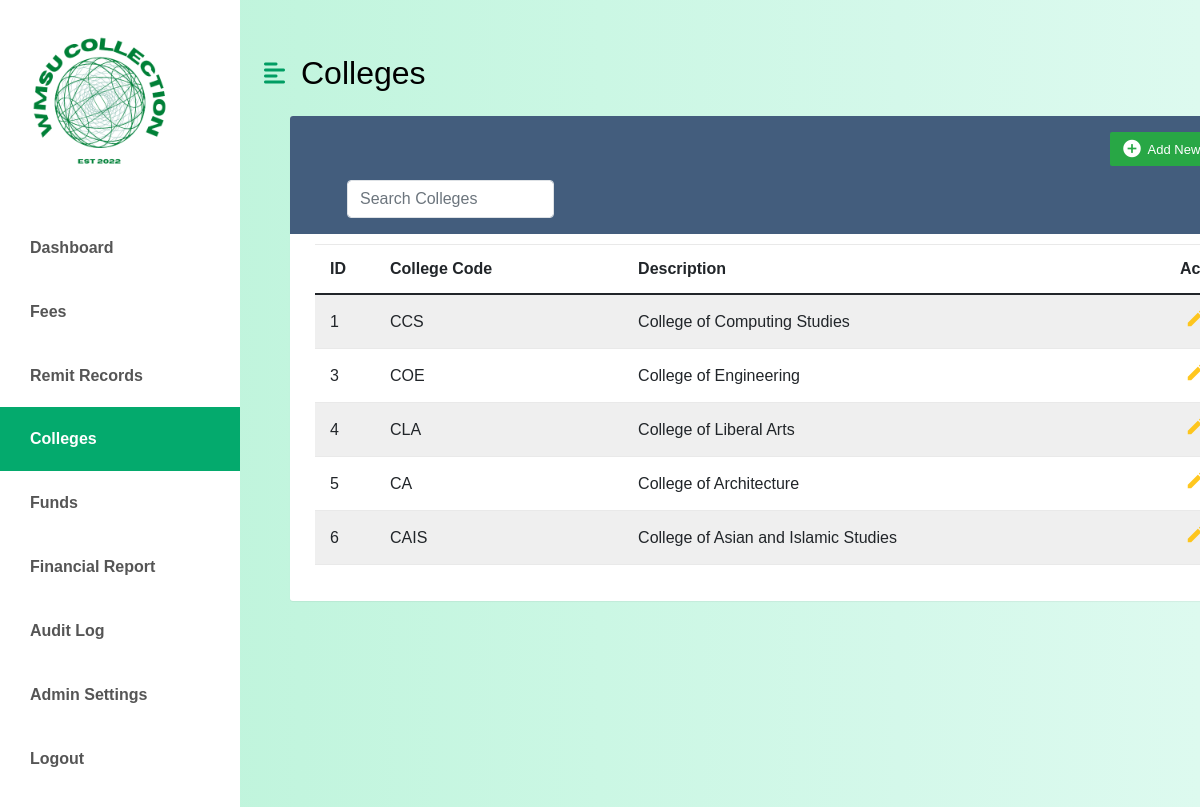
Screenshot of /college/Oldcollege.php (signed in) with the database file from the repository.
### tables this page shows
CREATE TABLE `colleges` (
  `college_id` int(11) NOT NULL,
  `college_name` varchar(100) NOT NULL,
  `college_code` varchar(10) NOT NULL
);

### classes/college.class.php (called while the page is built, shortened)
<?php
require_once 'database.class.php';
class College {
    protected $db;
    function __construct()
    {
        $this->db = new Database();
    }
    function show(){
        $sql = "SELECT * FROM `colleges` ORDER BY `colleges`.`college_id` ASC";
        $query=$this->db->connect()->prepare($sql);
        if($query->execute()){
            $data = $query->fetchAll();
        }
        return $data;
    }
}
?>

### classes/database.class.php (called while the page is built)
<?php
class Database {
    private $host = 'localhost';
    private $username = 'root';
    private $password = '';
    private $database = 'wmsucollection';
    protected $connection;
    public function connect() {
        try {
            $dsn = "mysql:host=$this->host;dbname=$this->database;charset=utf8mb4";
            $options = [
                PDO::ATTR_ERRMODE => PDO::ERRMODE_EXCEPTION,
                PDO::ATTR_DEFAULT_FETCH_MODE => PDO::FETCH_ASSOC,
                PDO::ATTR_EMULATE_PREPARES => false,
            ];
            $this->connection = new PDO($dsn, $this->username, $this->password, $options);
        } catch (PDOException $e) {
            echo "Connection error: " . $e->getMessage();
            die();
        }
        return $this->connection;
    }
}
?>

### college/Oldcollege.php (the view, shortened to what this page needs)
<?php
	require_once '../classes/database.class.php';
	require_once '../classes/college.class.php';
?>
<!DOCTYPE html>
<html lang="en">
<head>
<link href="https://cdn.jsdelivr.net/npm/bootstrap@5.0.0-beta3/dist/css/bootstrap.min.css" rel="stylesheet" />
<link rel="stylesheet" href="https://cdnjs.cloudflare.com/ajax/libs/font-awesome/5.15.3/css/all.min.css" />
<link rel="stylesheet" href="https://stackpath.bootstrapcdn.com/bootstrap/4.5.0/css/bootstrap.min.css">
<link rel="stylesheet" href="https://maxcdn.bootstrapcdn.com/font-awesome/4.7.0/css/font-awesome.min.css">
<link rel="stylesheet" href="../css/college.css">
</head>
<body>
      <div class="d-flex" id="wrapper">
        <div class="bg-white" id="sidebar-wrapper">
            <img src="../images/logo.jpg" width ="200" alt="CCS COLLECTION FEE">
			<div class="list-group list-group-flush my-3">
                <a href="../admin/dashboard.php" class="list-group-item list-group-item-action bg-hover first-text fw-bold">Dashboard</a>
                <a href="../fees/fees.php" class="list-group-item list-group-item-action bg-hover first-text fw-bold">Fees</a>
                <a href="../remit-records/remit-records.php" class="list-group-item list-group-item-action bg-hover first-text fw-bold">Remit Records</a>
                <a href="../college/Oldcollege.php" class="list-group-item list-group-item-action bg-hover first-text fw-bold active">Colleges</a>
                <a href="../funds/funds-sub.php" class="list-group-item list-group-item-action bg-hover first-text fw-bold">Funds</a>
                <a href="../financial-report/financial-report.php" class="list-group-item list-group-item-action bg-hover first-text fw-bold">Financial Report</a>
                <a href="../audit-log/audit-log.php" class="list-group-item list-group-item-action bg-hover first-text fw-bold">Audit Log</a>
                <a href="../admin-settings/admin-settings.php" class="list-group-item list-group-item-action bg-hover first-text fw-bold">Admin Settings</a>
                <a href="../public/logout.php" class="list-group-item list-group-item-action bg-hover fw-bold">Logout</a>
            </div>
        </div>
	<div class="table-responsive">
	<div id="page-content-wrapper">
    <nav class="navbar navbar-expand-lg navbar-light bg-active py-4 px-4">
        <div class="d-flex align-items-center">
            <i class="fas fa-align-left primary-text fs-4 me-3" id="menu-toggle"></i>
            <h2 class="fs-2 m-0">Colleges</h2>
        </div>
    </nav>
		<div class="table-wrapper">
		<div class="table-title">
				<div class="row">
				<div class="col-auto ml-auto">
						<a href="#addCollegesModal" class="btn btn-success" data-toggle="modal"><i class="material-icons">&#xE147;</i> <span>Add New College</span></a>
						<br><br>
</div>
<div>
<div class="col-sm-3 mr-auto">
					<input class="form-control border" type="search" name= "search" id="search-input" placeholder="Search Colleges">
					</div>
</div>
</div>
			</div>
			<table class="table table-striped table-hover">
				<thead>
						<th>ID</th>
						<th>College Code</th>
						<th>Description</th>
						<th>Actions</th>
				</thead>
				<tbody>
					<?php
					$college = new College();
					$data = $college->show();
				foreach($data as $college) {
        ?>
					<tr>
						<td><?php echo $college['college_id']; ?></td>
						<td><?php echo $college['college_code']; ?></td>
						<td><?php echo $college['college_name']; ?></td>
						<td>
							<a href="#editCollegesModal" class="edit" data-toggle="modal"><i class="material-icons" data-toggle="tooltip" title="Edit">&#xE254;</i></a>
						</td>
		</tr>
		<?php } ?>
				</tbody>
			</table>
		</div>
	</div>
				</div>
</div>
</body>
</html>

### css/college.css (style rules this page uses)
* { font-family: 'Poppins', sans-serif; }
:root { --main-bg-color: #009d63; --main-text-color: #009d63; --second-text-color: #bbbec5; --second-bg-color: #c1efde; }
.primary-text { color: var(--main-text-color); }
#wrapper { overflow-x: hidden; background-image: linear-gradient( to right, #baf3d7, #c2f5de, #cbf7e4, #d4f8ea, #ddfaef ); }
#sidebar-wrapper { min-height: 100vh; margin-left: -15rem; -webkit-transition: margin 0.25s ease-out; -moz-transition: margin 0.25s ease-out; -o-transition: margin 0.25s ease-out; transition: margin 0.25s ease-out; }
#sidebar-wrapper .list-group { width: 15rem; }
#page-content-wrapper { min-width: 100vw; }
#menu-toggle { cursor: pointer; }
.list-group-item { border: none; background-color: #FFF; color: #555; padding: 20px 30px; }
.list-group-item.active { background-color: #04AA6D; color: white; }
@media (min-width: 768px) { #sidebar-wrapper { margin-left: 0; } }
@media (min-width: 768px) { #page-content-wrapper { min-width: 0; width: 100%; } }
body { color: #566787; background: #f5f5f5; font-family: 'Poppins', sans-serif; font-size: 1rem; }
.fs-2 { font-size:calc(1.325rem + 9.vw)!important; }
.h1, .h3, .h4, .h5, .h6, h1, h2, h3, h4, h5, h6 { margin-top: 0; margin-bottom: 0.5rem; font-weight: 500; line-height: 1.2; color:#000; }
.table-responsive { margin: 30px 0; }
.table-wrapper { background: #fff; padding: 20px 25px; margin-left: 50px; margin-right: 50px; border-radius: 3px; min-width: 1000px; box-shadow: 0 1px 1px rgba(0,0,0,.05); }
.table-title { padding-bottom: 15px; background: #435d7d; color: #fff; padding: 16px 30px; min-width: 100%; margin: -20px -25px 10px; border-radius: 3px 3px 0 0; }
.table-title .btn { color: #fff; float: right; font-size: 13px; border: none; min-width: 50px; border-radius: 2px; border: none; outline: none !important; margin-left: 10px; }
.table-title .btn i { float: left; font-size: 21px; margin-right: 5px; }
.table-title .btn span { float: left; margin-top: 2px; }
table.table tr th, table.table tr td { border-color: #e9e9e9; padding: 12px 15px; vertical-align: middle; }
table.table tr th:first-child { width: 60px; }
table.table tr th:last-child { width: 100px; }
table.table-striped tbody tr:nth-of-type(odd) { background-color: #fcfcfc; }
table.table td:last-child i { opacity: 0.9; font-size: 22px; margin: 0 5px; }
table.table td a { font-weight: bold; color: #566787; display: inline-block; text-decoration: none; outline: none !important; }
table.table td a.edit { color: #FFC107; }
table.table td i { font-size: 19px; }
.border { margin-left: 15px; }

### rows the page displays
colleges: college_id "1", college_code "CCS", college_name "College of Computing Studies"
colleges: college_id "3", college_code "COE", college_name "College of Engineering"
colleges: college_id "4", college_code "CLA", college_name "College of Liberal Arts"
colleges: college_id "5", college_code "CA", college_name "College of Architecture"
colleges: college_id "6", college_code "CAIS", college_name "College of Asian and Islamic Studies"
